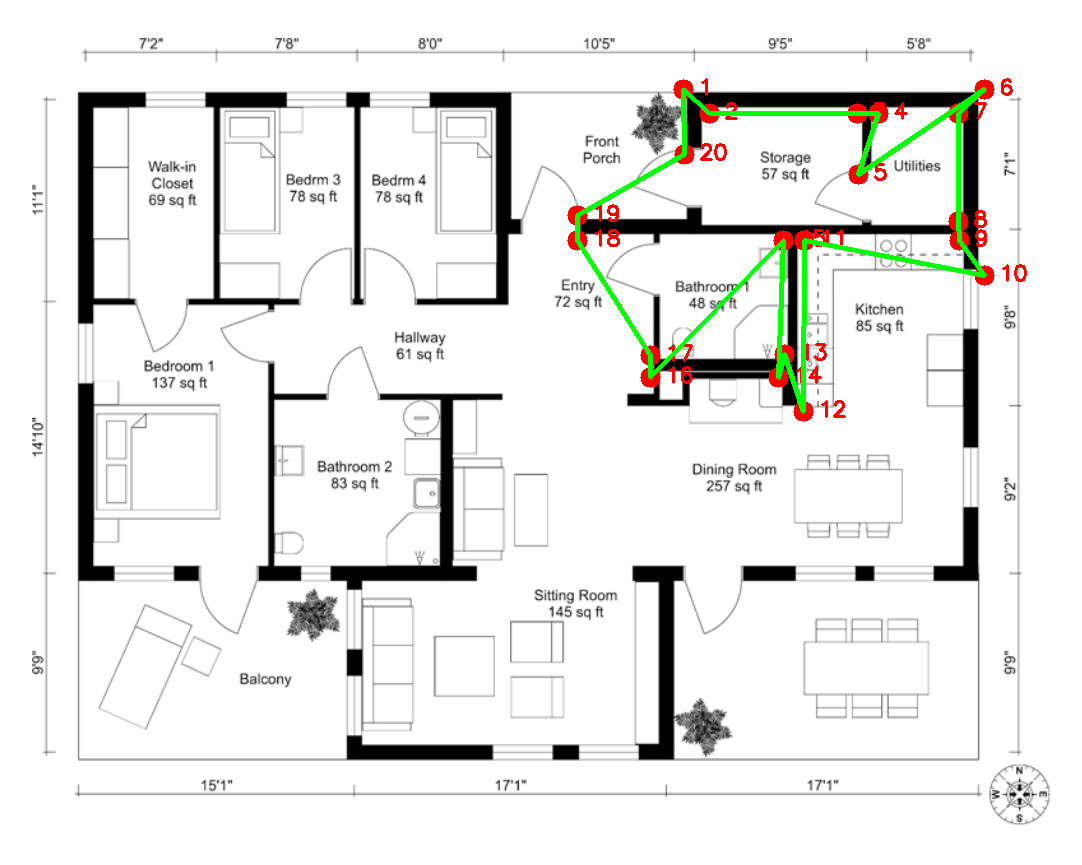
#> input picture perimeter-tracer/Floor Plan 01_traced.png, 1082 x 865 px
$ python trace_perimeter.py 'Floor Plan 01_traced.png'
#> lines starting #> are read from the running program, lines starting #| are printed output that depends on the picture; after the words box and inside, x2 and y2 are one past the last pixel; in counts of white or black regions, pixels touching at a corner belong together
#!/usr/bin/env python3
"""
Floor Plan Perimeter Tracer
Extracts exterior wall perimeter from floor plan images using OpenCV.
No interpretation, no assumptions - just traces thick black lines.
"""

import cv2
import numpy as np
import json
import argparse
from pathlib import Path


def load_image(image_path: str) -> np.ndarray:
    """Load image from path."""
    img = cv2.imread(image_path)
    if img is None:
        raise FileNotFoundError(f"Could not load image: {image_path}")
    return img


def isolate_thick_lines(img: np.ndarray, thickness_threshold: int = 5) -> np.ndarray:
    """
    Isolate thick black lines (exterior walls) from the image.

    Args:
        img: Input BGR image
        thickness_threshold: Minimum line thickness to keep (in pixels)

    Returns:
        Binary mask of thick lines only
    """
    # Convert to grayscale
    gray = cv2.cvtColor(img, cv2.COLOR_BGR2GRAY)

    # Threshold to get black lines (invert so lines are white)
    # Use a higher threshold to catch dark gray lines too
    _, binary = cv2.threshold(gray, 80, 255, cv2.THRESH_BINARY_INV)

    # Morphological operations to keep only thick lines
    # Erode to remove thin lines
    kernel_erode = np.ones((thickness_threshold, thickness_threshold), np.uint8)
    eroded = cv2.erode(binary, kernel_erode, iterations=1)

    # Dilate back to restore thick lines - dilate more to close gaps
    kernel_dilate = np.ones((thickness_threshold + 2, thickness_threshold + 2), np.uint8)
    dilated = cv2.dilate(eroded, kernel_dilate, iterations=2)

    # Fill holes to make solid regions
    # Find contours and fill them
    contours, _ = cv2.findContours(dilated, cv2.RETR_EXTERNAL, cv2.CHAIN_APPROX_SIMPLE)
    filled = np.zeros_like(dilated)
    cv2.drawContours(filled, contours, -1, 255, -1)  # -1 thickness = fill

    return filled


def find_exterior_contour(binary: np.ndarray) -> np.ndarray:
    """
    Find the outermost (exterior) contour.

    Args:
        binary: Binary image with walls as white

    Returns:
        Contour points of exterior perimeter
    """
    # Find all contours
    contours, hierarchy = cv2.findContours(
        binary,
        cv2.RETR_EXTERNAL,  # Only external contours
        cv2.CHAIN_APPROX_SIMPLE  # Compress to corner points
    )

    if not contours:
        raise ValueError("No contours found in image")

    # Get the largest contour (exterior walls)
    largest = max(contours, key=cv2.contourArea)

    return largest


def simplify_to_polygon(contour: np.ndarray, epsilon_factor: float = 0.01) -> np.ndarray:
    """
    Simplify contour to a polygon with corners only.

    Args:
        contour: Raw contour points
        epsilon_factor: Approximation accuracy (lower = more points)

    Returns:
        Simplified polygon corners
    """
    # Calculate perimeter
    perimeter = cv2.arcLength(contour, True)

    # Approximate to polygon
    epsilon = epsilon_factor * perimeter
    polygon = cv2.approxPolyDP(contour, epsilon, True)

    return polygon


def order_corners_clockwise(corners: np.ndarray) -> np.ndarray:
    """
    Order corners clockwise starting from top-left.

    Args:
        corners: Unordered corner points

    Returns:
        Corners ordered clockwise from top-left
    """
    # Reshape to (N, 2)
    points = corners.reshape(-1, 2)

    # Find centroid
    center = points.mean(axis=0)

    # Calculate angles from center
    angles = np.arctan2(points[:, 1] - center[1], points[:, 0] - center[0])

    # Sort by angle (clockwise from top)
    # Adjust so top-left is first
    sorted_indices = np.argsort(angles)

    # Find the top-left point (minimum x + y)
    sums = points[:, 0] + points[:, 1]
    top_left_idx = np.argmin(sums)

    # Rotate to start from top-left
    sorted_points = points[sorted_indices]
    start_pos = np.where(sorted_indices == top_left_idx)[0][0]
    ordered = np.roll(sorted_points, -start_pos, axis=0)

    return ordered


# [24 lines left out: function pixels_to_feet, not called in this run]


def generate_wall_segments(corners: list) -> list:
    """
    Generate wall segments from ordered corners.

    Args:
        corners: Ordered list of corner coordinates

    Returns:
        List of wall segments with start/end points
    """
    walls = []
    n = len(corners)

    for i in range(n):
        start = corners[i]
        end = corners[(i + 1) % n]  # Wrap to first point

        walls.append({
            "wall_id": i + 1,
            "start": start,
            "end": end
        })

    return walls


def trace_perimeter(image_path: str,
                    thickness_threshold: int = 5,
                    real_width_ft: float = None,
                    real_height_ft: float = None,
                    epsilon_factor: float = 0.005) -> dict:
    """
    Main function to trace floor plan perimeter.

    Args:
        image_path: Path to floor plan image
        thickness_threshold: Minimum line thickness to detect
        real_width_ft: Real width in feet (for scaling)
        real_height_ft: Real height in feet (for scaling)
        epsilon_factor: Polygon simplification factor

    Returns:
        Dictionary with corners, walls, and metadata
    """
    # Load image
    img = load_image(image_path)
    height, width = img.shape[:2]

    # Isolate thick lines
    thick_lines = isolate_thick_lines(img, thickness_threshold)

    # Find exterior contour
    contour = find_exterior_contour(thick_lines)

    # Simplify to polygon
    polygon = simplify_to_polygon(contour, epsilon_factor)

    # Order corners clockwise from top-left
    ordered = order_corners_clockwise(polygon)

    # Convert to output format
    if real_width_ft and real_height_ft:
        corners = pixels_to_feet(ordered, width, height, real_width_ft, real_height_ft)
    else:
        corners = [{"x": int(p[0]), "y": int(p[1]), "unit": "pixels"} for p in ordered]

    # Generate wall segments
    walls = generate_wall_segments(corners)

    return {
        "image_path": str(image_path),
        "image_size": {"width": width, "height": height},
        "scale": {
            "width_ft": real_width_ft,
            "height_ft": real_height_ft
        } if real_width_ft else None,
        "corner_count": len(corners),
        "wall_count": len(walls),
        "corners": corners,
        "walls": walls
    }


# [46 lines left out: function visualize_result, not called in this run]


def main():
    parser = argparse.ArgumentParser(description="Trace floor plan perimeter")
    parser.add_argument("image", help="Path to floor plan image")
    parser.add_argument("--width", type=float, help="Real width in feet")
    parser.add_argument("--height", type=float, help="Real height in feet")
    parser.add_argument("--thickness", type=int, default=5,
                        help="Minimum line thickness to detect (pixels)")
    parser.add_argument("--epsilon", type=float, default=0.005,
                        help="Polygon simplification factor (lower = more detail)")
    parser.add_argument("--visualize", "-v", action="store_true",
                        help="Generate visualization image")
    parser.add_argument("--output", "-o", help="Output JSON file path")

    args = parser.parse_args()

    # Trace perimeter
    result = trace_perimeter(
        args.image,
        thickness_threshold=args.thickness,
        real_width_ft=args.width,
        real_height_ft=args.height,
        epsilon_factor=args.epsilon
    )
#> in load_image, img is the input picture: shape (865, 1082, 3); mean B, G, R 231.2, 233.5, 233.1
#> in isolate_thick_lines, `gray = cv2.cvtColor(img, cv2.COLOR_BGR2GRAY)`:
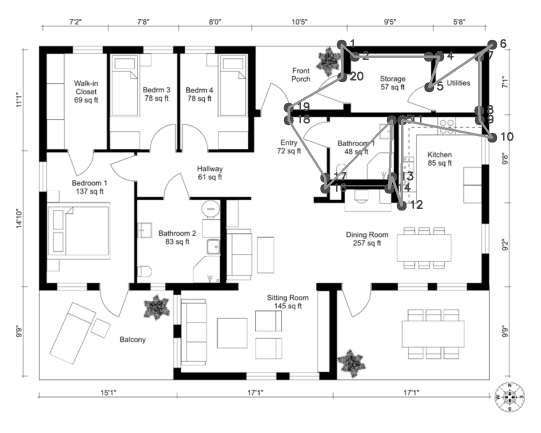
#> gray: shape (865, 1082) (shown at 1/2 size); min 0, max 255, mean 233.1
#> in isolate_thick_lines, `_, binary = cv2.threshold(gray, 80, 255, cv2.THRESH_BINARY_INV)`:
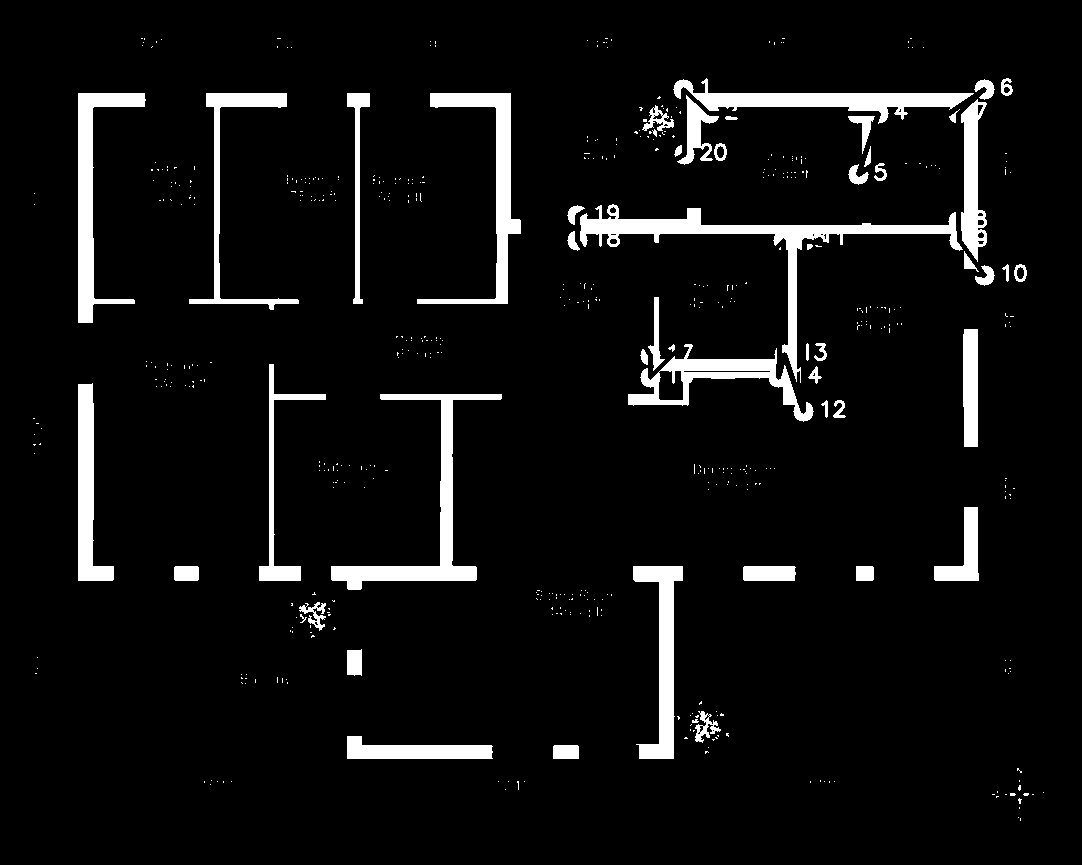
#> binary: shape (865, 1082); 6.2% white; 550 white regions (498 under 20 px), largest, box (x1, y1, x2, y2) and area: (580, 204, 963, 383) 6609, (331, 394, 502, 590) 5115, (78, 93, 146, 323) 4454
#> in isolate_thick_lines, `eroded = cv2.erode(binary, kernel_erode, iterations=1)`:
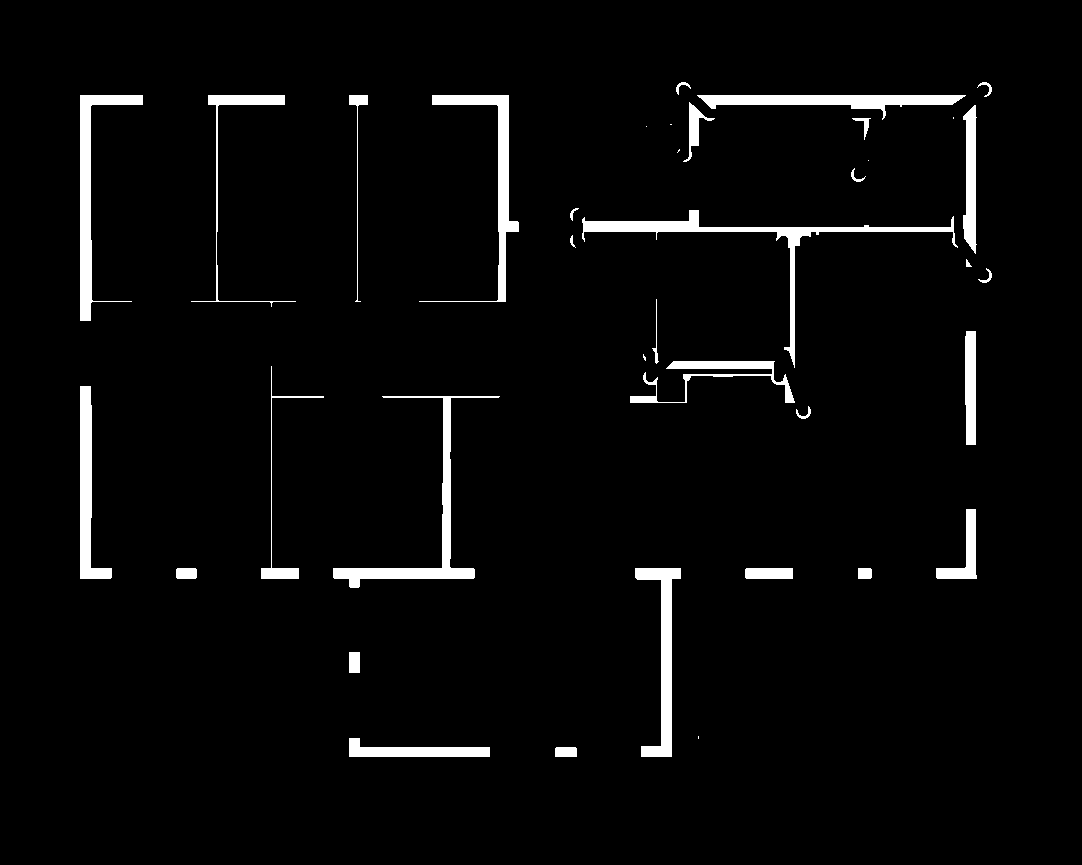
#> eroded: shape (865, 1082); 3.5% white; 38 white regions (7 under 20 px), largest, box (x1, y1, x2, y2) and area: (582, 210, 958, 368) 3669, (333, 396, 500, 588) 3311, (80, 95, 143, 321) 3111
#> in isolate_thick_lines, `dilated = cv2.dilate(eroded, kernel_dilate, iterations=2)`:
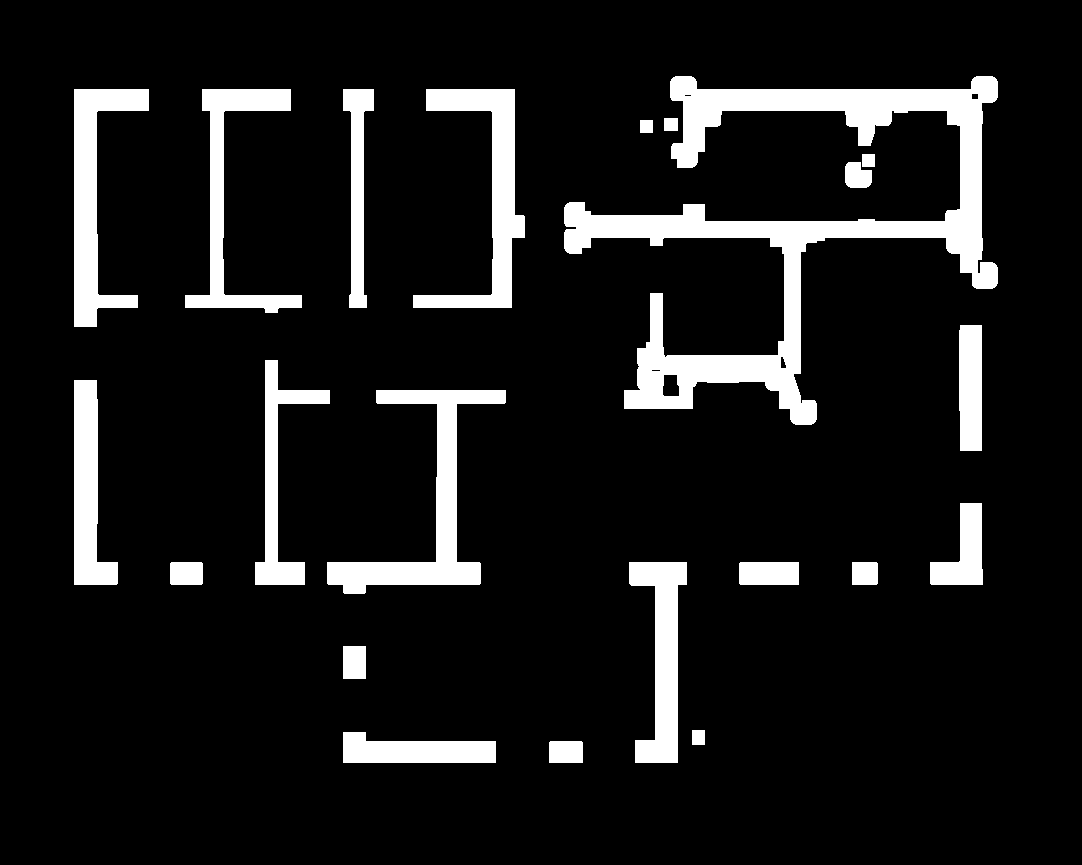
#> dilated: shape (865, 1082); 10.4% white; 22 white regions
#> in isolate_thick_lines, `contours, _ = cv2.findContours(dilated, cv2.RETR_EXTERNAL, cv2.CHAIN_A..`: contours = 22 contours; largest, box (x1, y1, x2, y2) and area: (564, 76, 998, 425) 32656, (327, 390, 506, 594) 8347, (413, 89, 525, 308) 7124, (74, 89, 149, 327) 6866, (185, 89, 302, 313) 5693
#> in find_exterior_contour, `largest = max(contours, key=cv2.contourArea)`: largest = contour of 338 points, box (x1, y1, x2, y2) (564, 76, 998, 425), area 32656
#> in trace_perimeter, `contour = find_exterior_contour(thick_lines)`: contour has the same summary as largest in find_exterior_contour
#> in simplify_to_polygon, `perimeter = cv2.arcLength(contour, True)`: perimeter = 3150.7
#> in simplify_to_polygon, `epsilon = epsilon_factor * perimeter`: epsilon = 15.75
#> in simplify_to_polygon, `polygon = cv2.approxPolyDP(contour, epsilon, True)`: polygon = contour of 25 points, box (x1, y1, x2, y2) (564, 81, 998, 425), area 38999
#> in order_corners_clockwise, `points = corners.reshape(-1, 2)`: points = 25 pairs, first value 564 to 997, second value 81 to 424
#> in order_corners_clockwise, `center = points.mean(axis=0)`: center = [808.3, 238.1]
#> in order_corners_clockwise, `angles = np.arctan2(points[:, 1] - center[1], points[:, 0] - center[0])`: angles = 25 values, max 3.08 at index 1, min -3.01 at index 0, mean 0.313
#> in order_corners_clockwise, `sorted_indices = np.argsort(angles)`: sorted_indices = 25 values, max 24 at index 10, min 0 at index 0, mean 12
#> in order_corners_clockwise, `sums = points[:, 0] + points[:, 1]`: sums = 25 values, max 1281 at index 13, min 751 at index 16, mean 1046.4
#> in order_corners_clockwise, `top_left_idx = np.argmin(sums)`: top_left_idx = 16
#> in order_corners_clockwise, `sorted_points = points[sorted_indices]`: sorted_points has the same summary as points
#> in order_corners_clockwise, `start_pos = np.where(sorted_indices == top_left_idx)[0][0]`: start_pos = 2
#> in order_corners_clockwise, `ordered = np.roll(sorted_points, -start_pos, axis=0)`: ordered has the same summary as points
#> in trace_perimeter, `ordered = order_corners_clockwise(polygon)`: ordered has the same summary as points in order_corners_clockwise
#> in trace_perimeter, `corners = [{"x": int(p[0]), "y": int(p[1]), "unit": "pixels"} for p in..`: corners = 25 items
#> in generate_wall_segments, `n = len(corners)`: n = 25
#> the loop in generate_wall_segments, `for i in range(n):` made 25 passes
#> (start, end) on passes 1 to 5: ({'x': 670, 'y': 81, 'unit': 'pixels'}, {'x': 722, 'y': 110, 'unit': 'pixels'}), ({'x': 722, 'y': 110, 'unit': 'pixels'}, {'x': 844, 'y': 110, 'unit': 'pixels'}), ({'x': 844, 'y': 110, 'unit': 'pixels'}, {'x': 858, 'y': 145, 'unit': 'pixels'}), ({'x': 858, 'y': 145, 'unit': 'pixels'}, {'x': 892, 'y': 110, 'unit': 'pixels'}), ({'x': 892, 'y': 110, 'unit': 'pixels'}, {'x': 946, 'y': 110, 'unit': 'pixels'})
#> after the loop in generate_wall_segments, `for i in range(n):`: walls = 25 items
#> result = 7 items

    # Output JSON
    output_json = json.dumps(result, indent=2)

    if args.output:
        with open(args.output, 'w') as f:
            f.write(output_json)
        print(f"Result saved to: {args.output}")
    else:
        print(output_json)
#> (printed output is left out)

    # Visualize if requested
    if args.visualize:
        viz_path = Path(args.image).stem + "_traced.png"
        visualize_result(args.image, result, viz_path)

    print(f"\nFound {result['corner_count']} corners, {result['wall_count']} walls")


if __name__ == "__main__":
    main()
